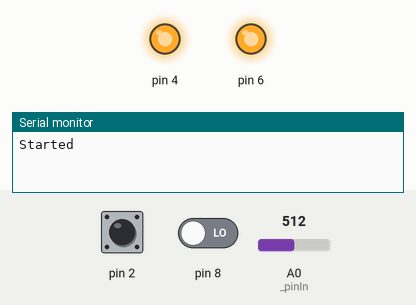
Simulated run of this sketch. Board: Arduino Uno, built with avr-gcc and run on an emulated ATmega328P. Shown: output pins drawn as LEDs (lit = HIGH), the last lines printed to the serial monitor. Dashed ring = blinking. The inputs (shaded band) are chosen by the test bench; at power-on: pin 2 LOW, pin 8 LOW, A0 (_pinIn) = 512.

Above: at 1.2 s.
1.3 s: pin 2 driven HIGH
At 2.4 s:
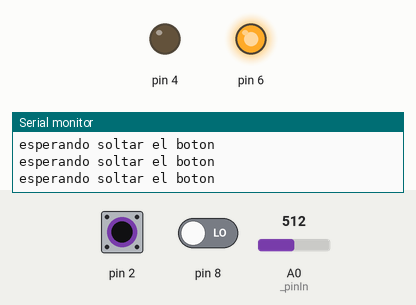
2.8 s: pin 2 driven LOW
4.5 s: pin 8 driven HIGH
At 4.8 s:
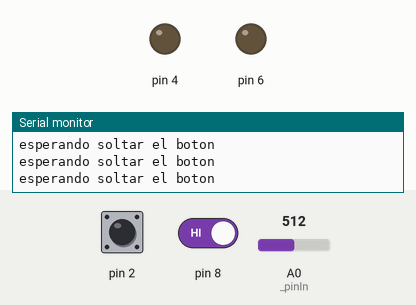
6.0 s: pin 2 driven HIGH and pin 8 driven LOW
At 7.3 s:
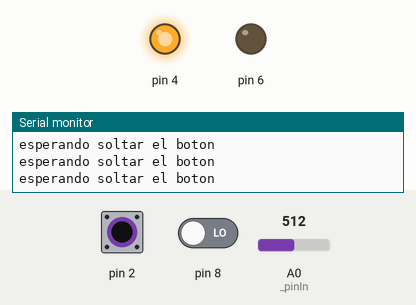
7.6 s: pin 2 pulsed LOW 5 times (0.12 s each, 0.3 s apart)
At 8.23 s:
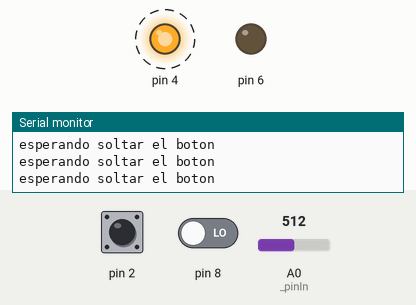
Timing chart, 0 to 10.6 s (numbered marks = the images above; inputs shaded):
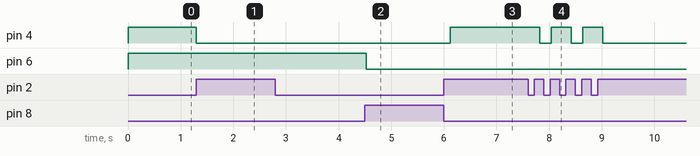

Measured:
- after the input at 1.3 s, pin 4: HIGH → LOW at once
- after the input at 4.5 s, pin 6: HIGH → LOW at once
- after the input at 6.0 s, pin 4: LOW → HIGH after 0.12 s
- after the input at 7.6 s, pin 4: alternates HIGH for 0.38 s and LOW for 0.22 s, 5 changes in all, then stays LOW, starting after 0.22 s

The sketch:

timed-relay.ino
```cpp
#include "TimerRele.cpp"

TimerRele rele1(A0, 2, 4);
TimerRele rele2(A0, 8, 6);

void setup() {
  Serial.begin(9600);
  Serial.println("Started");
}

void loop() {
  rele1.check();
  rele2.check();

  delay(100);
}
```

TimerRele.cpp
```cpp
#ifndef TIMER_RELE
#define TIMER_RELE

#include "Arduino.h"

#define DEBUG

class TimerRele{
  public:
  TimerRele(byte pinIn, byte pinReset, byte pinOut){
    _pinIn = pinIn;
    _pinReset = pinReset;
    _pinOut = pinOut;

    pinMode(_pinOut, OUTPUT);
    pinMode(pinReset, INPUT);

    turnOff();
  }

  void check(){
    bool reseted = digitalRead(_pinReset);

    if(reseted ==  HIGH){
      if(!_on)
        reset();
      else
        turnOff();

      while(digitalRead(_pinReset)) {
        #ifdef DEBUG
        Serial.println("esperando soltar el boton");
        #endif
        delay(10);
      }
    }

    if(_on){
      unsigned long duration = map(analogRead(_pinIn), 0, 1023, 0, 21600);
      unsigned long elapsed = millis() / 1000;

      #ifdef DEBUG
      Serial.print(elapsed);Serial.print(" / ");Serial.println(_startAt + duration);
      #endif

      if(_startAt + duration  < elapsed){
        turnOff();
      }
    }
  }

  void reset(){
    Serial.println("reset");

    turnOn();
    _startAt = millis() / 1000;

    unsigned long duration = map(analogRead(_pinIn), 0, 1023, 0, 21600);
    Serial.print("Start at: ");Serial.print(_startAt);Serial.println(" s");
    Serial.print("Duration: ");Serial.print(duration);Serial.println(" s");
  }

  void turnOff(){
    Serial.println("turn off");
    digitalWrite(_pinOut, HIGH);
    _on = false;
  }

  void turnOn(){
    Serial.println("turn on");
    digitalWrite(_pinOut, LOW);
    _on = true;
  }

  private:
    byte _pinIn = 0;
    byte _pinOut = 0;
    byte _pinReset = 0;
    unsigned long _startAt = 0;

    bool _on;
};

#endif
```
